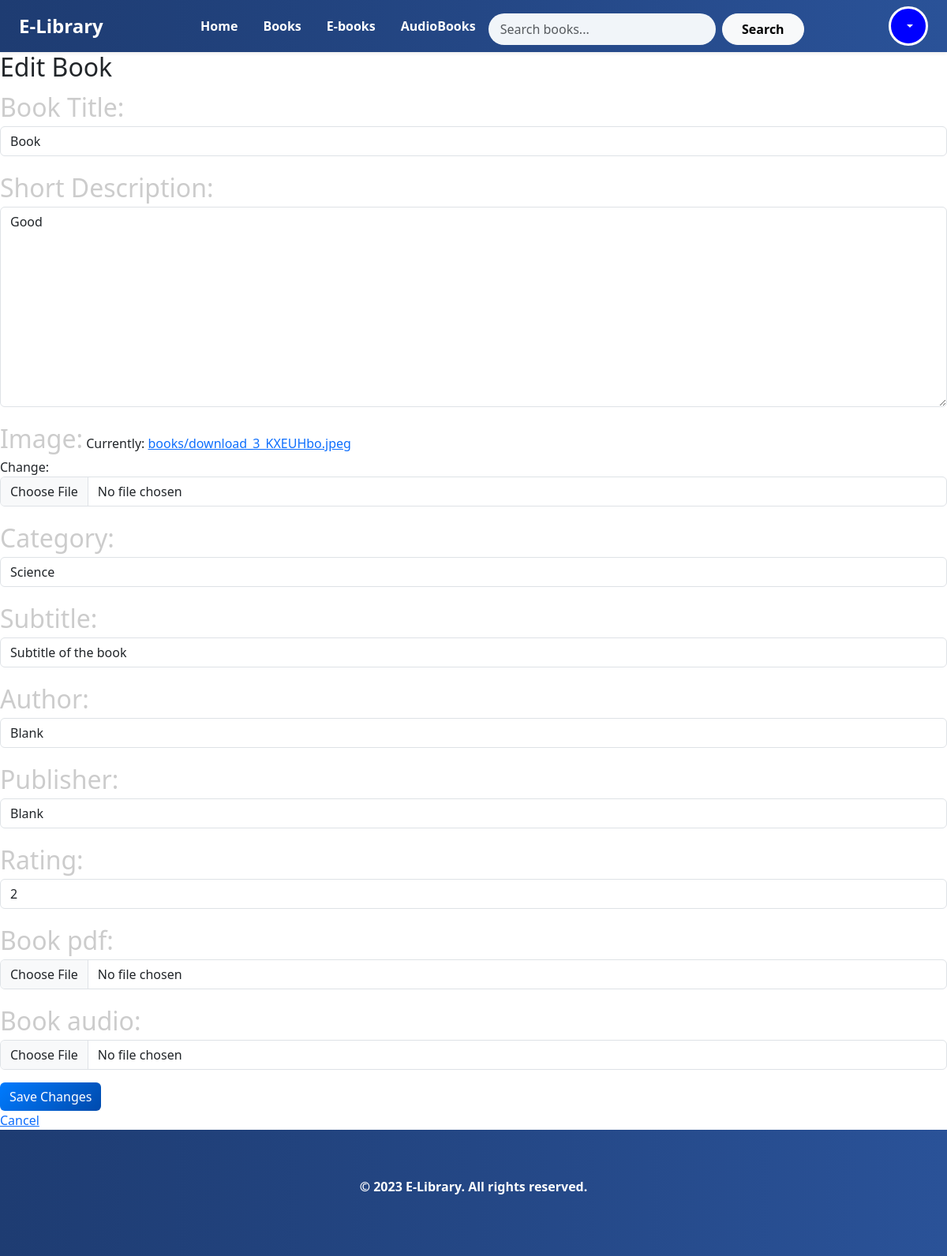
Page /editbook/22/ (signed in) on the committed database.
### library_web/models.py (models this page shows, shortened)
class EBooksModel(models.Model):
    book_id = models.CharField(max_length=20, unique=True, blank=True)
    title = models.CharField(max_length=200)
    subtitle = models.CharField(max_length=255, blank=True)
    author = models.CharField(max_length=200)
    publisher = models.CharField(max_length=200)
    description = models.TextField()
    category = models.CharField(max_length=50)
    image = models.ImageField(upload_to="books/")
    rating = models.IntegerField(default=0)
    borrow_count = models.PositiveIntegerField(default=0)
    book_pdf = models.FileField(upload_to="pdfs/", null=True, blank=True)
    book_audio = models.FileField(upload_to="audio/", null=True, blank=True)
    is_borrowed = models.BooleanField(default=False)

### library_web/decorators.py (the view)
        def wrapper_func(request, *args, **kwargs):
            if 'superuser' in allowed_roles and request.user.is_superuser:
                return view_func(request, *args, **kwargs)
            if 'admin' in allowed_roles and request.user.username == 'admin':
                return view_func(request, *args, **kwargs)
            return HttpResponse("You are not authorised to view this page")

### library_web/views.py (called while the page is built)
@require_http_methods(["GET", "POST"])
@csrf_protect
@login_required
@allowed_users(allowed_roles=["admin"])
def edit_book(request, book_id):
    book = get_object_or_404(EBooksModel, id=book_id)
    if request.method == "POST":
        form = EBooksForm(request.POST, request.FILES, instance=book)
        if form.is_valid():
            form.save()
            return redirect("home")
    else:
        form = EBooksForm(instance=book)
    return render(request, "editBook.html", {"form": form, "book": book})

### library_web/templates/editBook.html (shortened to what this page needs)
{% load static %}
<!doctype html>
<html lang="en">
  <head>
    <link href="https://cdn.jsdelivr.net/npm/bootstrap@5.3.2/dist/css/bootstrap.min.css" rel="stylesheet">
    <link rel="stylesheet" href="{% static 'css/style.css' %}"/>
</head>
  <body>
    {% include 'navigation.html' %}
    <h2>Edit Book</h2>
      <form method="post" enctype="multipart/form-data">
          {{ form.as_p }}
          <button class="btn btn-primary">Save Changes</button>
      </form>
      <a href="{% url 'home' %}">Cancel</a>
    {% include 'footer.html' %}
  </body>
</html>

### library_web/static/css/style.css (style rules this page uses)
.btn-primary { background: linear-gradient(135deg, #007bff, #004aad); border: none; }
label { font-size: 2rem; color: #ccc; cursor: pointer; }

### rows in the picture
EBooksModel: title "Book", description "Good", category "Science", subtitle "Subtitle of the book", author "Blank", publisher "Blank", rating "2"
